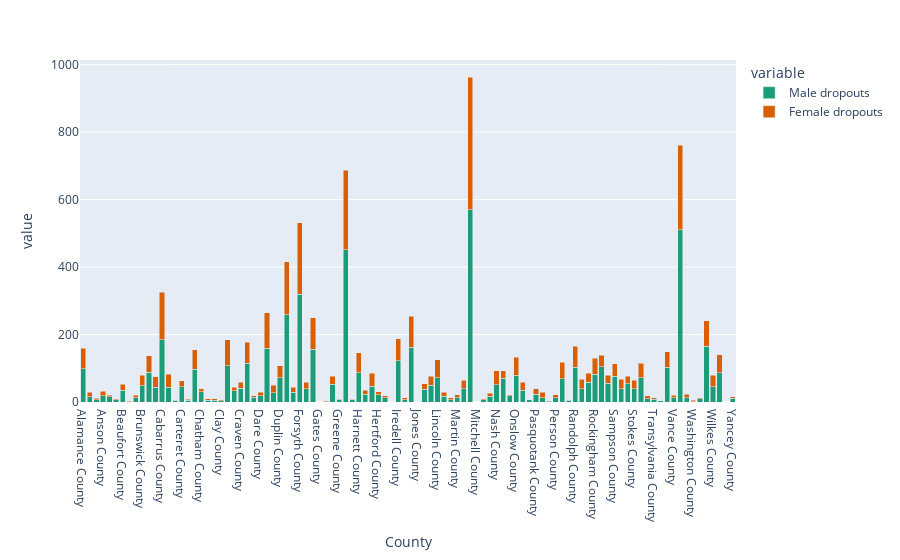

The notebook cell saved with this chart:
### Code cell
import json as _hex_json
_hex_pks.kernel_execution.scope_watcher.mark_dirty_scope_items(args=_hex_types.MarkDirtyScopeItemsArgs.from_dict({**_hex_json.loads("{\"dirty_scope_items\":[\"fig\",\"px\",\"data\"]}")}), app_session_token=_hex_APP_SESSION_TOKEN, python_kernel_init_status=_hex_python_kernel_init_status, hex_timezone=_hex_kernel.variable_or_none("hex_timezone", scope_getter=lambda: globals()), interrupt_event=locals().get("_hex_interrupt_event"))

fig = px.bar(data_frame=data, x='County', y=['Male dropouts', 'Female dropouts'], 
             color_discrete_sequence=px.colors.qualitative.Dark2, 
             hover_name='County')
fig.update_layout(barmode='stack')
fig.show()

### Figure 1 — Plotly figure (JSON) as saved in the notebook; plotly's stock layout.template omitted (floating-point values rounded to 4 significant figures)
{"data": [{"alignmentgroup": "True", "hovertemplate": "<b>%{hovertext}</b><br><br>variable=Male dropouts<br>County=%{x}<br>value=%{y}<extra></extra>", "hovertext": ["Alamance County", "Alexander County", "Alleghany County", "Anson County", "Ashe County", "Avery County", "Beaufort County", "Bertie County", "Bladen County", "Brunswick County", "Buncombe County", "Burke County", "Cabarrus County", "Caldwell County", "Camden County", "Carteret County", "Caswell County", "Catawba County", "Chatham County", "Cherokee County", "Chowan County", "Clay County", "Cleveland County", "Columbus County", "Craven County", "Cumberland County", "Currituck County", "Dare County", "Davidson County", "Davie County", "Duplin County", "Durham County", "Edgecombe County", "Forsyth County", "Franklin County", "Gaston County", "Gates County", "Graham County", "Granville County", "Greene County", "Guilford County", "Halifax County", "Harnett County", "Haywood County", "Henderson County", "Hertford County", "Hoke County", "Hyde County", "Iredell County", "Jackson County", "Johnston County", "Jones County", "Lee County", "Lenoir County", "Lincoln County", "Macon County", "Madison County", "Martin County", "McDowell County", "Mecklenburg County", "Mitchell County", "Montgomery County", "Moore County", "Nash County", "New Hanover County", "Northampton County", "Onslow County", "Orange County", "Pamlico County", "Pasquotank County", "Pender County", "Perquimans County", "Person County", "Pitt County", "Polk County", "Randolph County", "Richmond County", "Robeson County", "Rockingham County", "Rowan County", "Rutherford County", "Sampson County", "Scotland County", "Stanly County", "Stokes County", "Surry County", "Swain County", "Transylvania County", "Tyrrell County", "Union County", "Vance County", "Wake County", "Warren County", "Washington County", "Watauga County", "Wayne County", "Wilkes County", "Wilson County", "Yadkin County", "Yancey County"], "legendgroup": "Male dropouts", "marker": {"color": "rgb(27,158,119)", "pattern": {"shape": ""}}, "name": "Male dropouts", "offsetgroup": "Male dropouts", "orientation": "v", "showlegend": true, "textposition": "auto", "x": ["Alamance County", "Alexander County", "Alleghany County", "Anson County", "Ashe County", "Avery County", "Beaufort County", "Bertie County", "Bladen County", "Brunswick County", "Buncombe County", "Burke County", "Cabarrus County", "Caldwell County", "Camden County", "Carteret County", "Caswell County", "Catawba County", "Chatham County", "Cherokee County", "Chowan County", "Clay County", "Cleveland County", "Columbus County", "Craven County", "Cumberland County", "Currituck County", "Dare County", "Davidson County", "Davie County", "Duplin County", "Durham County", "Edgecombe County", "Forsyth County", "Franklin County", "Gaston County", "Gates County", "Graham County", "Granville County", "Greene County", "Guilford County", "Halifax County", "Harnett County", "Haywood County", "Henderson County", "Hertford County", "Hoke County", "Hyde County", "Iredell County", "Jackson County", "Johnston County", "Jones County", "Lee County", "Lenoir County", "Lincoln County", "Macon County", "Madison County", "Martin County", "McDowell County", "Mecklenburg County", "Mitchell County", "Montgomery County", "Moore County", "Nash County", "New Hanover County", "Northampton County", "Onslow County", "Orange County", "Pamlico County", "Pasquotank County", "Pender County", "Perquimans County", "Person County", "Pitt County", "Polk County", "Randolph County", "Richmond County", "Robeson County", "Rockingham County", "Rowan County", "Rutherford County", "Sampson County", "Scotland County", "Stanly County", "Stokes County", "Surry County", "Swain County", "Transylvania County", "Tyrrell County", "Union County", "Vance County", "Wake County", "Warren County", "Washington County", "Watauga County", "Wayne County", "Wilkes County", "Wilson County", "Yadkin County", "Yancey County"], "xaxis": "x", "y": [99, 16, 6, 19, 16, 6, 35, null, 12, 48, 88, 44, 185, 43, 4, 45, 5, 97, 31, 5, 5, 4, 108, 34, 41, 115, 14, 18, 159, 28, 72, 259, 29, 319, 39, 156, null, 1, 53, 8, 451, 6, 86, 23, 47, 21, 13, null, 123, 6, 162, 1, 38, 50, 72, 17, 6, 13, 39, 570, null, 7, 17, 51, 70, 18, 80, 35, 6, 23, 12, 2, 12, 69, 5, 103, 39, 58, 82, 104, 55, 76, 39, 54, 39, 72, 9, 8, 3, 103, 12, 510, 13, 1, 9, 165, 45, 87, null, 11], "yaxis": "y", "type": "bar"}, {"alignmentgroup": "True", "hovertemplate": "<b>%{hovertext}</b><br><br>variable=Female dropouts<br>County=%{x}<br>value=%{y}<extra></extra>", "hovertext": ["Alamance County", "Alexander County", "Alleghany County", "Anson County", "Ashe County", "Avery County", "Beaufort County", "Bertie County", "Bladen County", "Brunswick County", "Buncombe County", "Burke County", "Cabarrus County", "Caldwell County", "Camden County", "Carteret County", "Caswell County", "Catawba County", "Chatham County", "Cherokee County", "Chowan County", "Clay County", "Cleveland County", "Columbus County", "Craven County", "Cumberland County", "Currituck County", "Dare County", "Davidson County", "Davie County", "Duplin County", "Durham County", "Edgecombe County", "Forsyth County", "Franklin County", "Gaston County", "Gates County", "Graham County", "Granville County", "Greene County", "Guilford County", "Halifax County", "Harnett County", "Haywood County", "Henderson County", "Hertford County", "Hoke County", "Hyde County", "Iredell County", "Jackson County", "Johnston County", "Jones County", "Lee County", "Lenoir County", "Lincoln County", "Macon County", "Madison County", "Martin County", "McDowell County", "Mecklenburg County", "Mitchell County", "Montgomery County", "Moore County", "Nash County", "New Hanover County", "Northampton County", "Onslow County", "Orange County", "Pamlico County", "Pasquotank County", "Pender County", "Perquimans County", "Person County", "Pitt County", "Polk County", "Randolph County", "Richmond County", "Robeson County", "Rockingham County", "Rowan County", "Rutherford County", "Sampson County", "Scotland County", "Stanly County", "Stokes County", "Surry County", "Swain County", "Transylvania County", "Tyrrell County", "Union County", "Vance County", "Wake County", "Warren County", "Washington County", "Watauga County", "Wayne County", "Wilkes County", "Wilson County", "Yadkin County", "Yancey County"], "legendgroup": "Female dropouts", "marker": {"color": "rgb(217,95,2)", "pattern": {"shape": ""}}, "name": "Female dropouts", "offsetgroup": "Female dropouts", "orientation": "v", "showlegend": true, "textposition": "auto", "x": ["Alamance County", "Alexander County", "Alleghany County", "Anson County", "Ashe County", "Avery County", "Beaufort County", "Bertie County", "Bladen County", "Brunswick County", "Buncombe County", "Burke County", "Cabarrus County", "Caldwell County", "Camden County", "Carteret County", "Caswell County", "Catawba County", "Chatham County", "Cherokee County", "Chowan County", "Clay County", "Cleveland County", "Columbus County", "Craven County", "Cumberland County", "Currituck County", "Dare County", "Davidson County", "Davie County", "Duplin County", "Durham County", "Edgecombe County", "Forsyth County", "Franklin County", "Gaston County", "Gates County", "Graham County", "Granville County", "Greene County", "Guilford County", "Halifax County", "Harnett County", "Haywood County", "Henderson County", "Hertford County", "Hoke County", "Hyde County", "Iredell County", "Jackson County", "Johnston County", "Jones County", "Lee County", "Lenoir County", "Lincoln County", "Macon County", "Madison County", "Martin County", "McDowell County", "Mecklenburg County", "Mitchell County", "Montgomery County", "Moore County", "Nash County", "New Hanover County", "Northampton County", "Onslow County", "Orange County", "Pamlico County", "Pasquotank County", "Pender County", "Perquimans County", "Person County", "Pitt County", "Polk County", "Randolph County", "Richmond County", "Robeson County", "Rockingham County", "Rowan County", "Rutherford County", "Sampson County", "Scotland County", "Stanly County", "Stokes County", "Surry County", "Swain County", "Transylvania County", "Tyrrell County", "Union County", "Vance County", "Wake County", "Warren County", "Washington County", "Watauga County", "Wayne County", "Wilkes County", "Wilson County", "Yadkin County", "Yancey County"], "xaxis": "x", "y": [61, 13, 5, 13, 4, 4, 18, 2, 8, 31, 49, 31, 140, 39, 1, 18, 3, 58, 9, 5, 5, 3, 77, 9, 17, 62, 4, 11, 105, 21, 36, 157, 14, 212, 19, 94, null, 3, 24, 1, 236, 2, 60, 12, 38, 9, 6, null, 65, 6, 92, null, 16, 27, 53, 12, 6, 9, 25, 393, null, 3, 9, 42, 23, 4, 53, 24, 1, 17, 17, null, 10, 49, 1, 62, 28, 27, 48, 34, 24, 38, 29, 23, 25, 43, 10, 5, null, 46, 8, 251, 10, 4, 4, 76, 34, 53, null, 4], "yaxis": "y", "type": "bar"}], "layout": {"xaxis": {"anchor": "y", "domain": [0, 1], "title": {"text": "County"}}, "yaxis": {"anchor": "x", "domain": [0, 1], "title": {"text": "value"}}, "legend": {"title": {"text": "variable"}, "tracegroupgap": 0}, "margin": {"t": 60}, "barmode": "stack"}}
